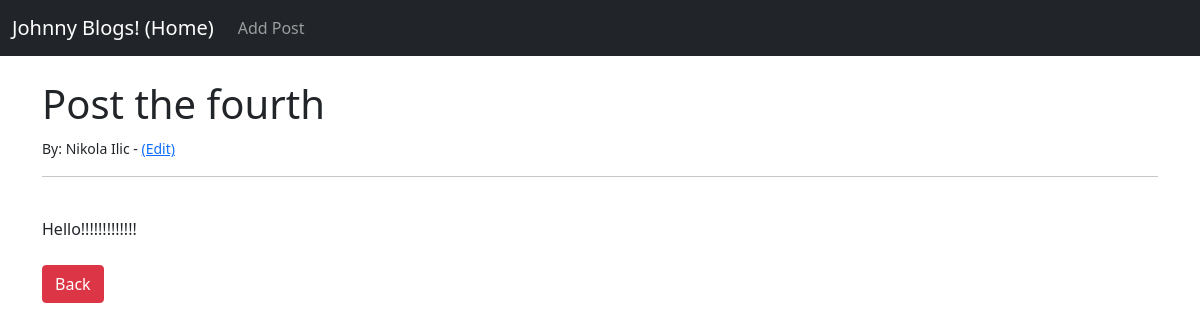
Page /article/5 on the committed database.
### myapp/models.py (models this page shows, shortened)
class Post(models.Model):
    title  = models.CharField(max_length=255)
    title_tag = models.CharField(max_length=255)
    author = models.ForeignKey(User, on_delete=models.CASCADE)
    body   = models.TextField()

### myapp/views.py (the view)
# urls.py: path('article/<int:pk>', ArticleDetailView.as_view(), name='article-detail'),
class ArticleDetailView(DetailView):
    model = Post
    template_name = 'article_details.html'

### myapp/templates/article_details.html (shortened to what this page needs)
{% extends 'base.html' %}
{% block content %}
<h1>{{ post.title }}</h1>
<small>By: {{ post.author.first_name }}  {{ post.author.last_name }} - <a href="{% url 'update_post' post.pk %}">(Edit)</a>
</small><br>
<hr>
<br>
{{ post.body }}
<br><br/>
<a href="{% url 'home' %}" class="btn btn-danger">Back</a>
{% endblock %}

### rows in the picture
Post: title "Post the fourth", author.first_name "Nikola", author.last_name "Ilic", body "Hello!!!!!!!!!!!!!"
